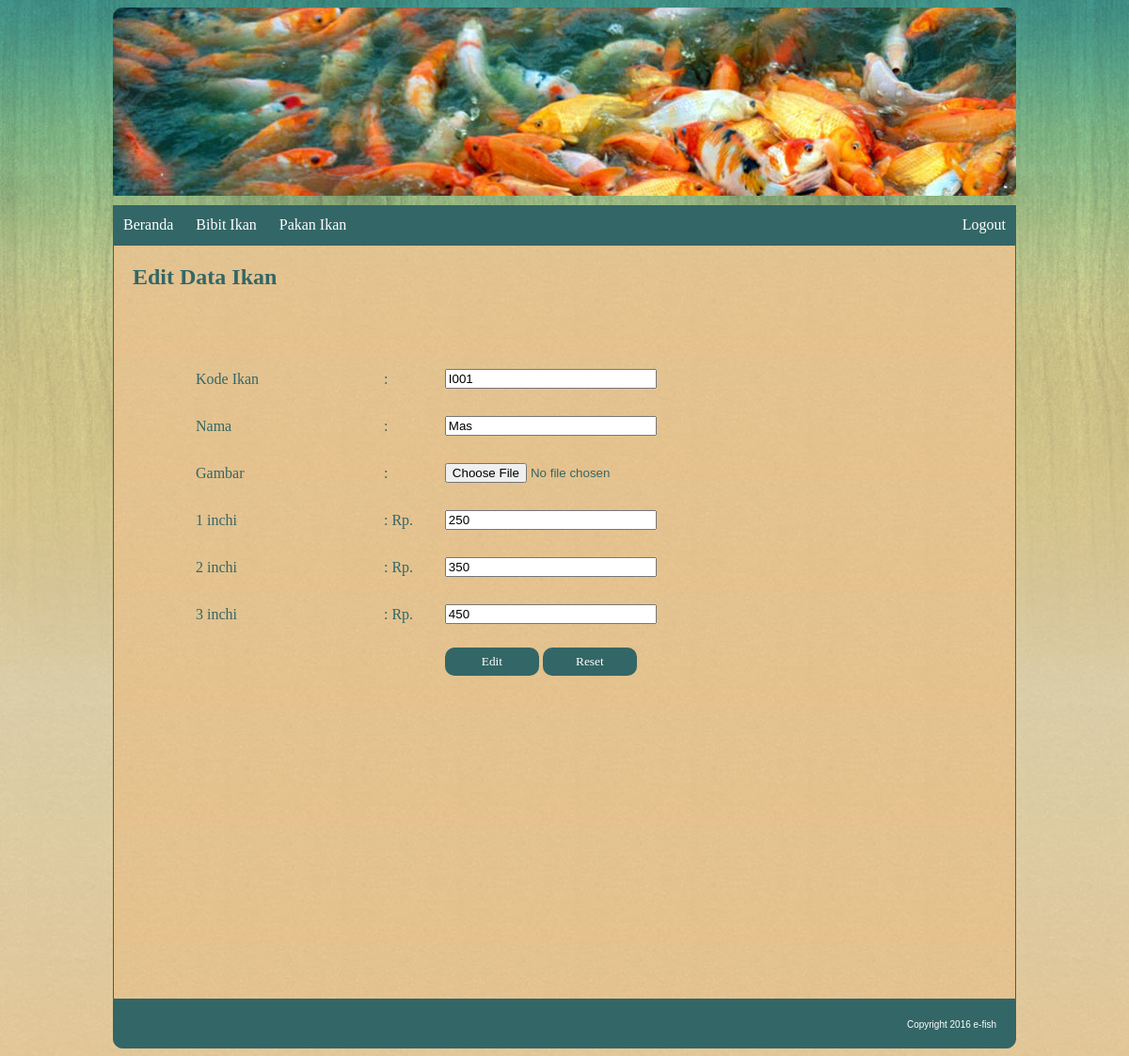
The page /editikan.php?id_ikan=I001 on the database its author committed.
### tables this page shows
CREATE TABLE `tb_ikan` (
  `id_ikan` varchar(11) NOT NULL,
  `nama_ikan` varchar(40) DEFAULT NULL,
  `gambar` text,
  `harga` double DEFAULT NULL,
  `harga2` double NOT NULL,
  `harga3` double NOT NULL
);

### editikan.php (the view, shortened to what this page needs)
<!DOCTYPE html>
<html>
<head>
</head>
<link href="css/style.css" type="text/css" rel="stylesheet">
<body>
</body>
<div id="canvas">
	<div id="header">
	</div>
	<div id="menu">
		<ul>
			<li class="utama"><a href="formadmin.php">Beranda</a></li>
			<li class="utama"><a href="">Bibit Ikan</a>
			</li>
			<li class="utama"><a href="">Pakan Ikan</a>
			</li>
			<li class="utama" style="float: right;"><a href="logoutadmin .php">Logout</a>
			</li>
		</ul>
	</div>
	<div id="isi">
		<h2 style="padding-left: 20px">Edit Data Ikan</h2>
		<?php
			$id_ikan = @$_GET['id_ikan'];
			$sql = mysql_query("select * from tb_ikan where id_ikan = '$id_ikan'") or die (mysql_error());
			$data = mysql_fetch_array($sql);
		?>
		<form action="" method="post" enctype="multipart/form-data">
			<table width="800" border="0px" align="center" cellpadding="0" cellspacing="0">
				<tr height = "50">
						<td width="1%">&nbsp;</td>
						<td width="25%">&nbsp;</td>
					</tr>
				<tr height = "50">
					<td></td>
					<td>Kode Ikan</td>
					<td>:</td>
					<td><input type="text" name="id_ikan" value="<?php echo $data['id_ikan'];?>" size="25" maxlength="20" placeholder="Kode Ikan" /></td>
				</tr>
				<tr height = "50">
					<td>&nbsp;</td>
					<td>Nama</td>
					<td>:</td>
					<td><input type="text" name="nama_ikan" value="<?php echo $data['nama_ikan'];?>" size="25" maxlength="40" placeholder="Nama Ikan" /></td>
				</tr>
				<tr height = "50">
					<td>&nbsp;</td>
					<td>Gambar</td>
					<td>:</td>
					<td><input type="file" name="gambar"></td>
				</tr>
				<tr height = "50">
					<td>&nbsp;</td>
					<td>1 inchi</td>
					<td>: Rp.</td>
					<td><input type="text" name="harga" value="<?php echo $data['harga'];?>" size="25" maxlength="20" placeholder="Harga" /></td>
				</tr>
				<tr height = "50">
					<td>&nbsp;</td>
					<td>2 inchi</td>
					<td>: Rp.</td>
					<td><input type="text" name="harga2" value="<?php echo $data['harga2'];?>" size="25" maxlength="20" placeholder="Harga" /></td>
				</tr>
				<tr height = "50">
					<td>&nbsp;</td>
					<td>3 inchi</td>
					<td>: Rp.</td>
					<td><input type="text" name="harga3" value="<?php echo $data['harga3'];?>" size="25" maxlength="20" placeholder="Harga" /></td>
				</tr>
				<tr height="50">
					<td>&nbsp;</td>
					<td>&nbsp;</td>
					<td>&nbsp;</td>
					<td><input type="submit" name="edit" value="Edit" class="button">
						<input type="reset" name="reset" value="Reset" class="button"></td>
				</tr>
			</table>
		</form>
	</div>
	<div id="footer">
		Copyright 2016 e-fish
	</div>
</div>
</html>

### css/style.css (style rules this page uses)
body { font-family: "arial"; background-image:url(../img/bg-pattern.jpg); }
#canvas { width: 960px; margin: 0 auto; }
#header { font-size: 20px; border: 0 solid silver; margin-bottom: 10px; height: 200px; border-top-right-radius:10px; border-top-left-radius:10px; background-image:url(../img/jual-benih-ikan-koi-surya-mina.jpg); text-align:left; color: #FFF; font-family: "Earth Orbiter"; font-size:50px; padding: 0 80px; }
#menu { border: 1px solid #336666; background-color: #336666; font-family: "Caviar Dreams"; }
#menu ul { list-style: none; margin: 0; padding: 0; }
#menu ul li.utama { display: inline-table; }
#menu ul li a { display: block;; text-decoration: none; line-height: 40px; padding: 0 10px; color: #FFF; }
#isi { min-height: 800px; border: 1px solid #336666; background-image:url(../img/bg-body.jpg); font-family: "Maiandra GD"; color:#336666; }
#footer { font-size:10px; height: 30px; text-align:right; border-bottom-right-radius:10px; border-bottom-left-radius:10px; background-color: #336666; color: #fff; border: 1px solid #336666; padding-top:20px; padding-right:20px; }
.button { background-color:#336666; border:0; width:100px; height:30px; border-radius:10px; color:#FFF; cursor:pointer; font-family:"Caviar Dreams"; text-decoration:none; }

### rows shown on the page
tb_ikan: id_ikan "I001", nama_ikan "Mas", harga "250", harga2 "350", harga3 "450"
